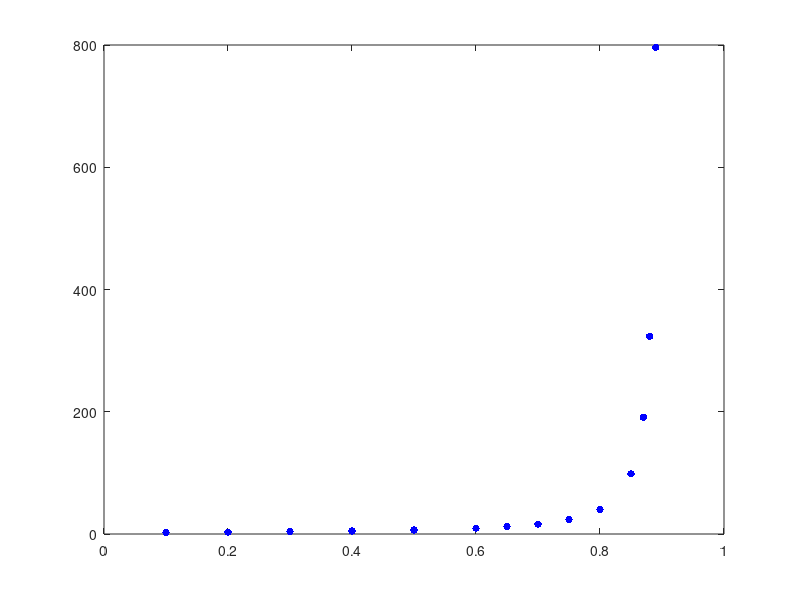
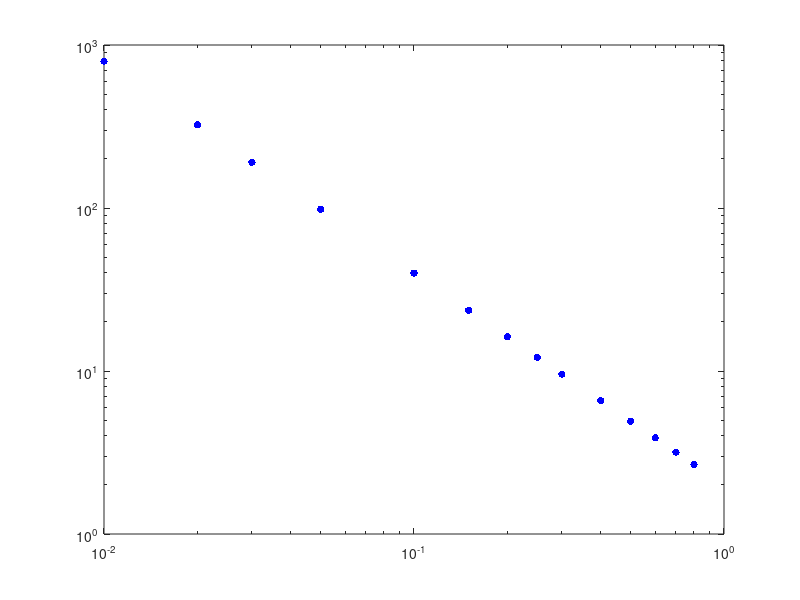

MATLAB code for these plots, in order: (Note: this script raises an error after producing the figures.)
% test power law scaling fitting
gc = 0.9;
gam = [0.1 0.2 0.3 0.4 0.5 0.6 0.65 0.7 0.75 0.8 0.85 0.87 0.88 0.89];
life = 2 * (gc-gam).^-1.3;

figure;
plot(gam,life,'b.', 'MarkerFaceColor', 'b', 'MarkerSize', 16);


figure;
loglog(gc-gam, life,'b.', 'MarkerFaceColor', 'b', 'MarkerSize', 16);

myfit = fit(log((gc-gam))', log(life)', 'poly1')
figure;
hold on
plot(log(gc-gam), -1.3* log(0.90-gam) + 0.6931)
plot(log(gc-gam), log(life),'b.', 'MarkerFaceColor', 'b', 'MarkerSize', 16)
hold off
